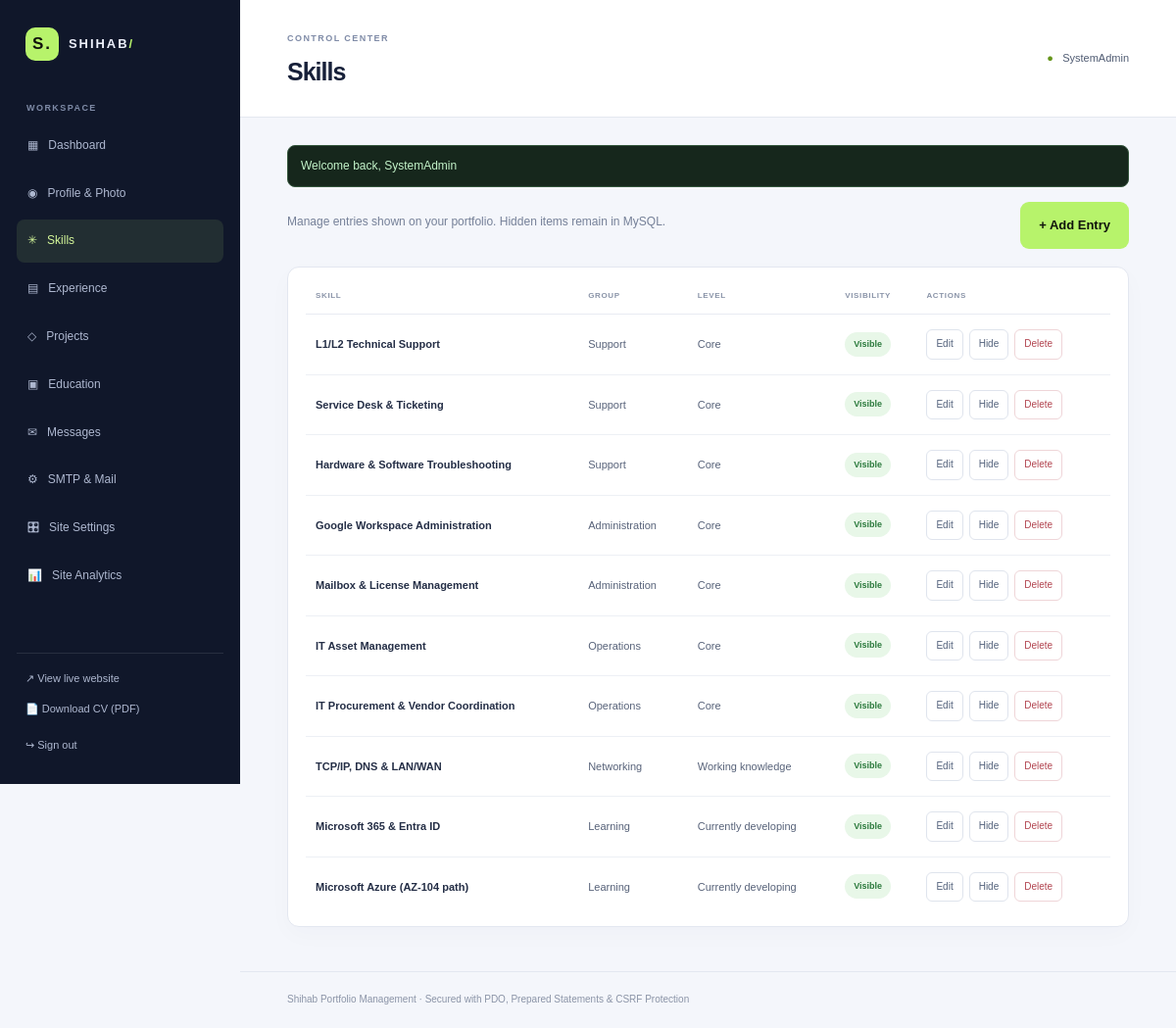
/admin/content/skills (signed in), run on an earlier commit of the app's database.
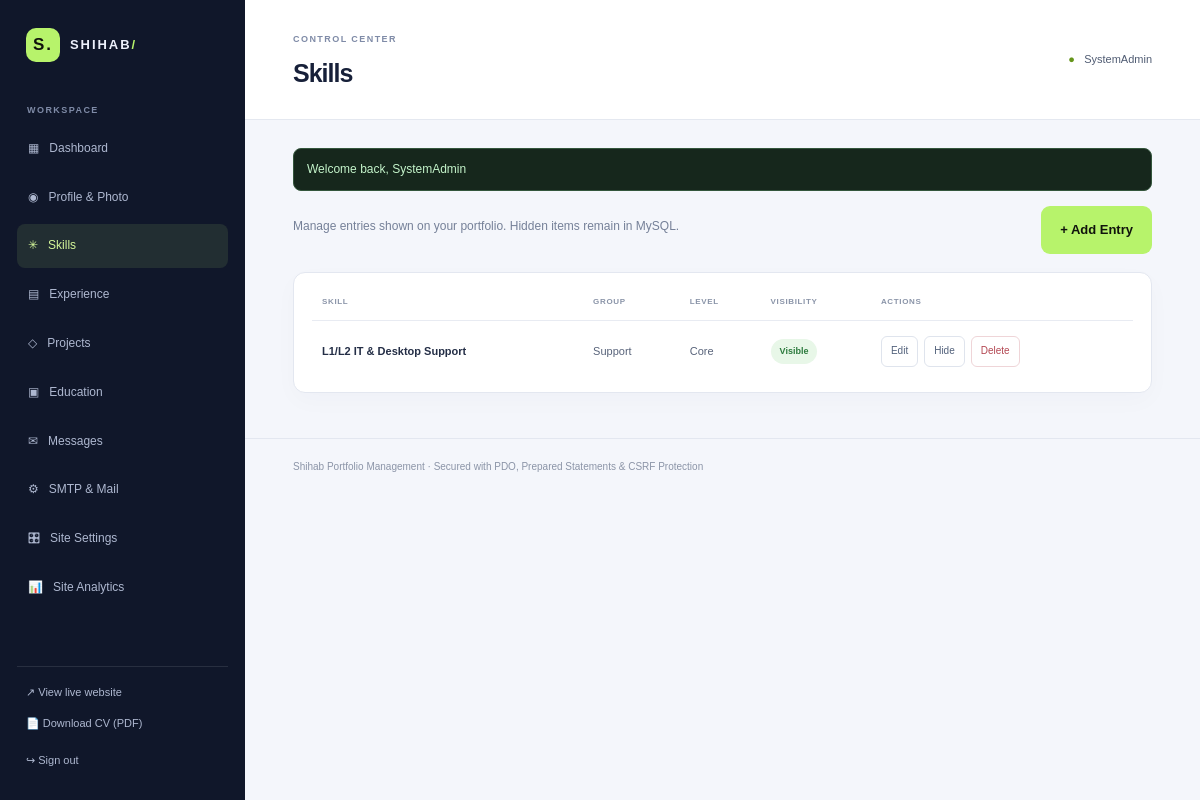
And on a later commit of the database.
### tables this page shows
CREATE TABLE `skills` (
  `id` int(10) UNSIGNED NOT NULL,
  `group_id` int(10) UNSIGNED NOT NULL,
  `name` varchar(160) NOT NULL,
  `level` varchar(120) NOT NULL DEFAULT 'Core',
  `sort_order` int(11) NOT NULL DEFAULT 0,
  `is_visible` tinyint(1) NOT NULL DEFAULT 1,
  `created_at` timestamp NOT NULL DEFAULT current_timestamp()
);

CREATE TABLE `skill_groups` (
  `id` int(10) UNSIGNED NOT NULL,
  `name` varchar(100) NOT NULL,
  `sort_order` int(11) NOT NULL DEFAULT 0
);

### config.php (called while the page is built, shortened)
<?php
function url(string $path = ''): string
{
    $envPath = $_ENV['SITE_BASE_PATH'] ?? null;
    if ($envPath !== null && $envPath !== '') {
        $base = rtrim($envPath, '/');
    } else {
        $docRoot = realpath($_SERVER['DOCUMENT_ROOT'] ?? '') ?: '';
        $dir = realpath(__DIR__) ?: '';
        $docRoot = str_replace('\\', '/', $docRoot);
        $dir = str_replace('\\', '/', $dir);
        if ($docRoot !== '' && str_starts_with($dir, $docRoot)) {
            $base = substr($dir, strlen($docRoot));
        } else {
            $base = '';
        }
    }
    $base = '/' . trim($base, '/');
    $normalized = ($base === '/') ? '' : $base;
    return $normalized . '/' . ltrim($path, '/');
}
function e(?string $value): string
{
    return htmlspecialchars((string)$value, ENT_QUOTES | ENT_SUBSTITUTE, 'UTF-8');
}

### admin/views/content.php (the view, shortened to what the rows shown need)
<?php if ($isForm): ?>
    <div class="admin-panel">
        <a class="back-link" href="<?= e(url("admin/content/{$type}")) ?>">← Back to <?= e(ucfirst($type)) ?></a>
        <h2><?= $id ? 'Edit item' : 'Add new entry' ?></h2>
        <form method="post" action="<?= e(url("admin/content/{$type}")) ?>" class="admin-form">
            <input type="hidden" name="csrf_token" value="<?= e(csrf_token()) ?>">
            <input type="hidden" name="action" value="save_content">
            <input type="hidden" name="type" value="<?= e($type) ?>">
            <input type="hidden" name="id" value="<?= $id ?>">
            <div class="form-grid">
                <?php if ($type === 'skills'): ?>
                    <label>Skill Name *
                        <input name="name" required value="<?= e($item['name'] ?? '') ?>" placeholder="e.g., Google Workspace">
                    </label>
                    <label>Category (Group) *
                        <input name="group_name" required value="<?= e($item['group_name'] ?? 'Support') ?>" placeholder="e.g., Administration, Operations">
                    </label>
                    <label>Proficiency Level
                        <input name="level" value="<?= e($item['level'] ?? 'Core') ?>" placeholder="e.g., Core, Working knowledge">
                    </label>
                    <label>Sort Order
                        <input type="number" name="sort_order" value="<?= e((string)($item['sort_order'] ?? 0)) ?>">
                    </label>
                <?php elseif ($type === 'experience'): ?>
                    <label class="wide">Position Type / Promotion Grouping
                        <select name="parent_id">
                            <option value="">Primary Company Role (Standard)</option>
                            <?php foreach ($companies as $comp): ?>
                                <?php if ($id && $comp['id'] == $id) continue; ?>
                                <option value="<?= $comp['id'] ?>" <?= (!empty($item['parent_id']) && $item['parent_id'] == $comp['id']) ? 'selected' : '' ?>>
                                    ↳ Promotion at <?= e($comp['company']) ?> (Parent: <?= e($comp['role']) ?>)
                                </option>
                            <?php endforeach; ?>
                        </select>
                    </label>
                    <label>Job Title *
                        <input name="role" required value="<?= e($item['role'] ?? '') ?>" placeholder="e.g., Senior Desktop Support Engineer">
                    </label>
                    <label>Company Name
                        <input name="company" value="<?= e($item['company'] ?? '') ?>" placeholder="e.g., Noor Staffing Group (optional if promotion is linked above)">
                    </label>
                    <label>Date Range *
                        <input name="period" required value="<?= e($item['period'] ?? '') ?>" placeholder="e.g., Mar 2026 – Present">
                    </label>
                    <label>Location / Mode
                        <input name="location" value="<?= e($item['location'] ?? '') ?>" placeholder="e.g., Bangladesh / Remote">
                    </label>
                    <label>Sort Order
                        <input type="number" name="sort_order" value="<?= e((string)($item['sort_order'] ?? 0)) ?>">
                    </label>
                    <label class="wide">Responsibilities (one per line) *
                        <textarea name="description" rows="6" required placeholder="Managed Zendesk queue&#10;Handled Google Workspace user lifecycle"><?= e($responsibilities) ?></textarea>
                    </label>
                <?php elseif ($type === 'projects'): ?>
                    <label>Project Title *
                        <input name="title" required value="<?= e($item['title'] ?? '') ?>">
                    </label>
                    <label>Type / Domain *
                        <input name="project_type" required value="<?= e($item['project_type'] ?? '') ?>" placeholder="e.g., Infrastructure · Networking">
                    </label>
                    <label>Sort Order
                        <input type="number" name="sort_order" value="<?= e((string)($item['sort_order'] ?? 0)) ?>">
                    </label>
                    <label class="wide">Tags (comma separated)
                        <input name="tags" value="<?= e($tags) ?>" placeholder="Cat6, Cabling, Infrastructure">
                    </label>
                    <label class="wide">Description *
                        <textarea name="description" rows="5" required><?= e($item['description'] ?? '') ?></textarea>
                    </label>
                <?php elseif ($type === 'education'): ?>
                    <label>Degree / Qualification *
                        <input name="degree" required value="<?= e($item['degree'] ?? '') ?>">
                    </label>
                    <label>Institution *
                        <input name="institution" required value="<?= e($item['institution'] ?? '') ?>">
                    </label>
                    <label>Period *
                        <input name="period" required value="<?= e($item['period'] ?? '') ?>">
                    </label>
                    <label>Sort Order
                        <input type="number" name="sort_order" value="<?= e((string)($item['sort_order'] ?? 0)) ?>">
                    </label>
                    <label class="wide">Additional Detail
                        <input name="detail" value="<?= e($item['detail'] ?? '') ?>" placeholder="e.g., CGPA: 3.91 / 4.00">
                    </label>
                <?php endif; ?>
            </div>
            <button class="button button-primary" type="submit">Save Changes ↗</button>
        </form>
    </div>
<?php else: ?>
    <div class="admin-panel table-panel">
        <div class="table-scroll">
            <table class="admin-table">
                <thead>
                    <tr>
                        <?php if ($type === 'skills'): ?>
                            <th>Skill</th>
                            <th>Group</th>
                            <th>Level</th>
                        <?php elseif ($type === 'experience'): ?>
                            <th>Role / Position</th>
                            <th>Company</th>
                            <th>Period</th>
                        <?php elseif ($type === 'projects'): ?>
                            <th>Title</th>
                            <th>Category</th>
                            <th>Description</th>
                        <?php elseif ($type === 'education'): ?>
                            <th>Degree</th>
                            <th>Institution</th>
                            <th>Period</th>
                        <?php endif; ?>
                        <th>Visibility</th>
                        <th>Actions</th>
                    </tr>
                </thead>
                <tbody>
                    <?php foreach ($rows as $row): ?>
                        <tr>
                            <?php if ($type === 'skills'): ?>
                                <td><strong><?= e($row['name']) ?></strong></td>
                                <td><?= e($row['group_name']) ?></td>
                                <td><?= e($row['level']) ?></td>
                            <?php elseif ($type === 'projects'): ?>
                                <td><strong><?= e($row['title']) ?></strong></td>
                                <td><?= e($row['project_type']) ?></td>
                                <td><?= e(preview_text($row['description'], 65)) ?></td>
                            <?php elseif ($type === 'education'): ?>
                                <td><strong><?= e($row['degree']) ?></strong></td>
                                <td><?= e($row['institution']) ?></td>
                                <td><?= e($row['period']) ?></td>
                            <?php endif; ?>
                            <td>
                                <span class="status-pill <?= $row['is_visible'] ? 'status-live' : 'status-hidden' ?>">
                                    <?= $row['is_visible'] ? 'Visible' : 'Hidden' ?>
                                </span>
                            </td>
                            <td>
                                <div class="action-row">
                                    <a class="small-action" href="<?= e(url("admin/content/{$type}?edit=" . $row['id'])) ?>">Edit</a>
                                    <form method="post" action="<?= e(url("admin/content/{$type}")) ?>">
                                        <button class="small-action" type="submit"><?= $row['is_visible'] ? 'Hide' : 'Show' ?></button>
                                    </form>
                                    <form method="post" action="<?= e(url("admin/content/{$type}")) ?>" onsubmit="return confirm('Delete permanently?')">
                                        <button class="small-action danger" type="submit">Delete</button>
                                    </form>
                                </div>
                            </td>
                        </tr>
                    <?php endforeach; ?>
                </tbody>
            </table>
        </div>
    </div>
<?php endif; ?>

What changed in the data, as far as the page shows it:
removed skills: name "Service Desk & Ticketing", group.name "Support", level "Core", is_visible "Visible"
removed skills: name "Hardware & Software Troubleshooting", group.name "Support", level "Core", is_visible "Visible"
removed skills: name "Google Workspace Administration", group.name "Administration", level "Core", is_visible "Visible"
removed skills: name "Mailbox & License Management", group.name "Administration", level "Core", is_visible "Visible"
removed skills: name "IT Asset Management", group.name "Operations", level "Core", is_visible "Visible"
removed skills: name "IT Procurement & Vendor Coordination", group.name "Operations", level "Core", is_visible "Visible"
removed skills: name "TCP/IP, DNS & LAN/WAN", group.name "Networking", level "Working knowledge", is_visible "Visible"
removed skills: name "Microsoft 365 & Entra ID", group.name "Learning", level "Currently developing", is_visible "Visible"
removed skills: name "Microsoft Azure (AZ-104 path)", group.name "Learning", level "Currently developing", is_visible "Visible"
changed skills "Core": name "L1/L2 Technical Support" → "L1/L2 IT & Desktop Support"
